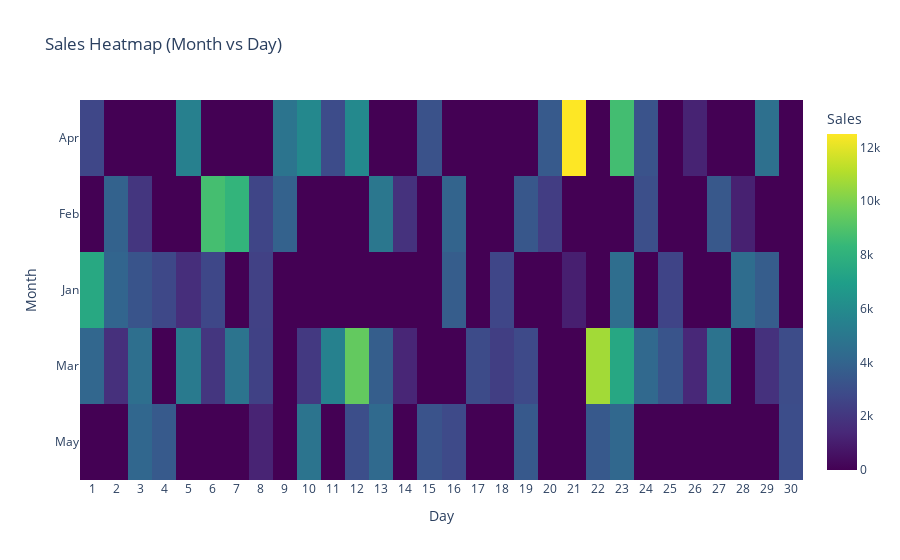

The cell this chart's notebook holds for it:
### Code cell
#ANSWER-3.
np.random.seed(20)
data = {
    'Month': np.random.choice(['Jan', 'Feb', 'Mar', 'Apr', 'May'], 100),
    'Day': np.random.choice(range(1, 31), 100),
    'Sales': np.random.randint(1000, 5000, 100)
}
df_sales = pd.DataFrame(data)

# Prepare data for heatmap
heatmap_data = df_sales.groupby(['Month', 'Day'])['Sales'].sum().unstack(fill_value=0)
fig = px.imshow(
    heatmap_data,
    labels=dict(x="Day", y="Month", color="Sales"),
    title="Sales Heatmap (Month vs Day)",
    color_continuous_scale="Viridis"
)
fig.update_layout(xaxis=dict(tickmode='linear'))
fig.show()

### Figure 1 — Plotly figure (JSON) as saved in the notebook; plotly's stock layout.template omitted (floating-point values rounded to 4 significant figures; data arrays with more than 128 entries replaced by an {"elided": "..."} marker saying what was removed)
{"data": [{"coloraxis": "coloraxis", "hovertemplate": "Day: %{x}<br>Month: %{y}<br>Sales: %{z}<extra></extra>", "name": "0", "type": "heatmap", "x": [1, 2, 3, 4, 5, 6, 7, 8, 9, 10, 11, 12, 13, 14, 15, 16, 17, 18, 19, 20, 21, 22, 23, 24, 25, 26, 27, 28, 29, 30], "xaxis": "x", "y": ["Apr", "Feb", "Jan", "Mar", "May"], "yaxis": "y", "z": {"elided": "5x30 int values"}}], "layout": {"autosize": true, "coloraxis": {"colorbar": {"title": {"text": "Sales"}}, "colorscale": [[0, "#440154"], [0.1111, "#482878"], [0.2222, "#3e4989"], [0.3333, "#31688e"], [0.4444, "#26828e"], [0.5556, "#1f9e89"], [0.6667, "#35b779"], [0.7778, "#6ece58"], [0.8889, "#b5de2b"], [1, "#fde725"]]}, "title": {"text": "Sales Heatmap (Month vs Day)"}, "xaxis": {"anchor": "y", "autorange": true, "constrain": "domain", "domain": [0, 1], "range": [0.5, 30.5], "scaleanchor": "y", "tickmode": "linear", "title": {"text": "Day"}, "type": "linear"}, "yaxis": {"anchor": "x", "autorange": true, "constrain": "domain", "domain": [0, 1], "range": [4.5, -0.5], "title": {"text": "Month"}, "type": "category"}}}
